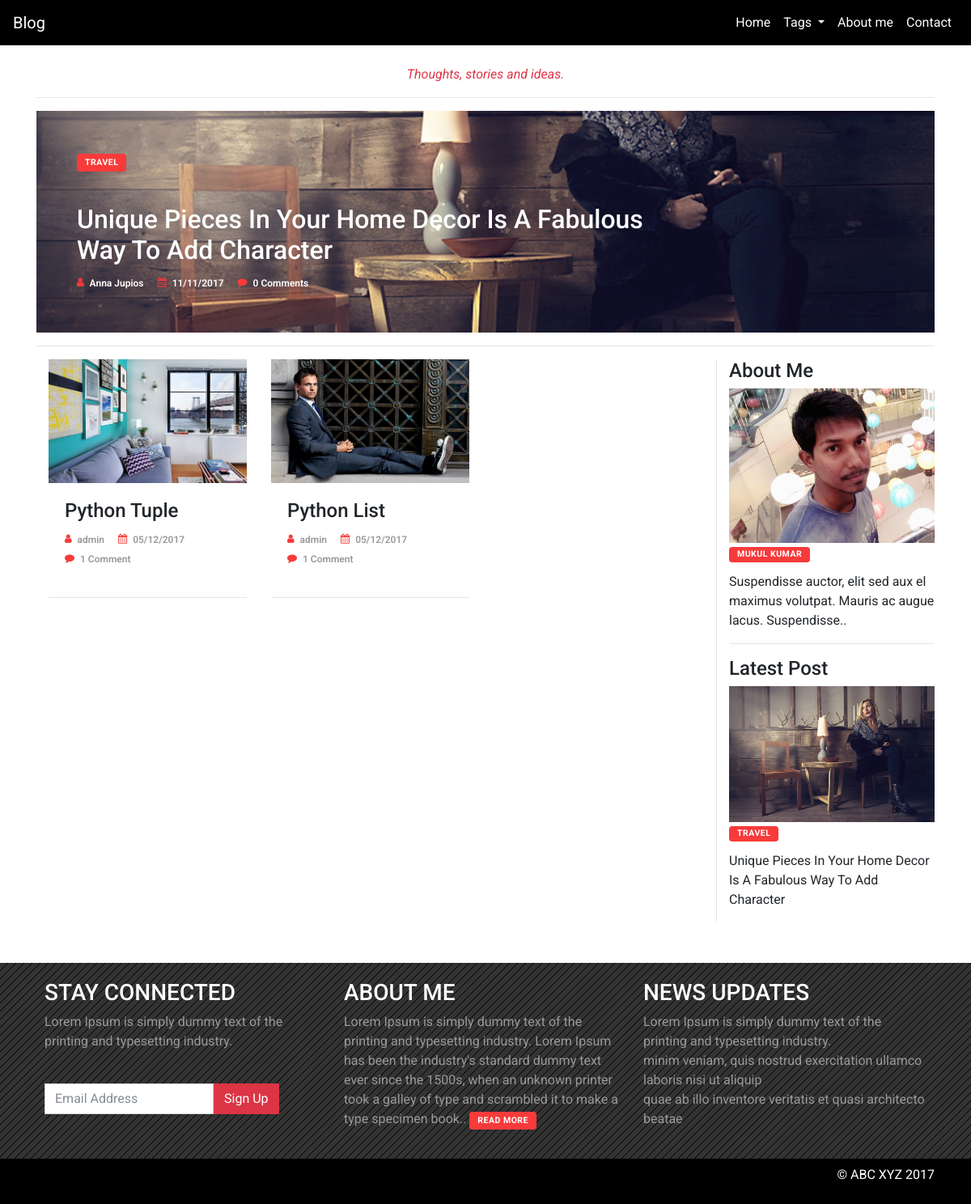
The app's page /, older data.
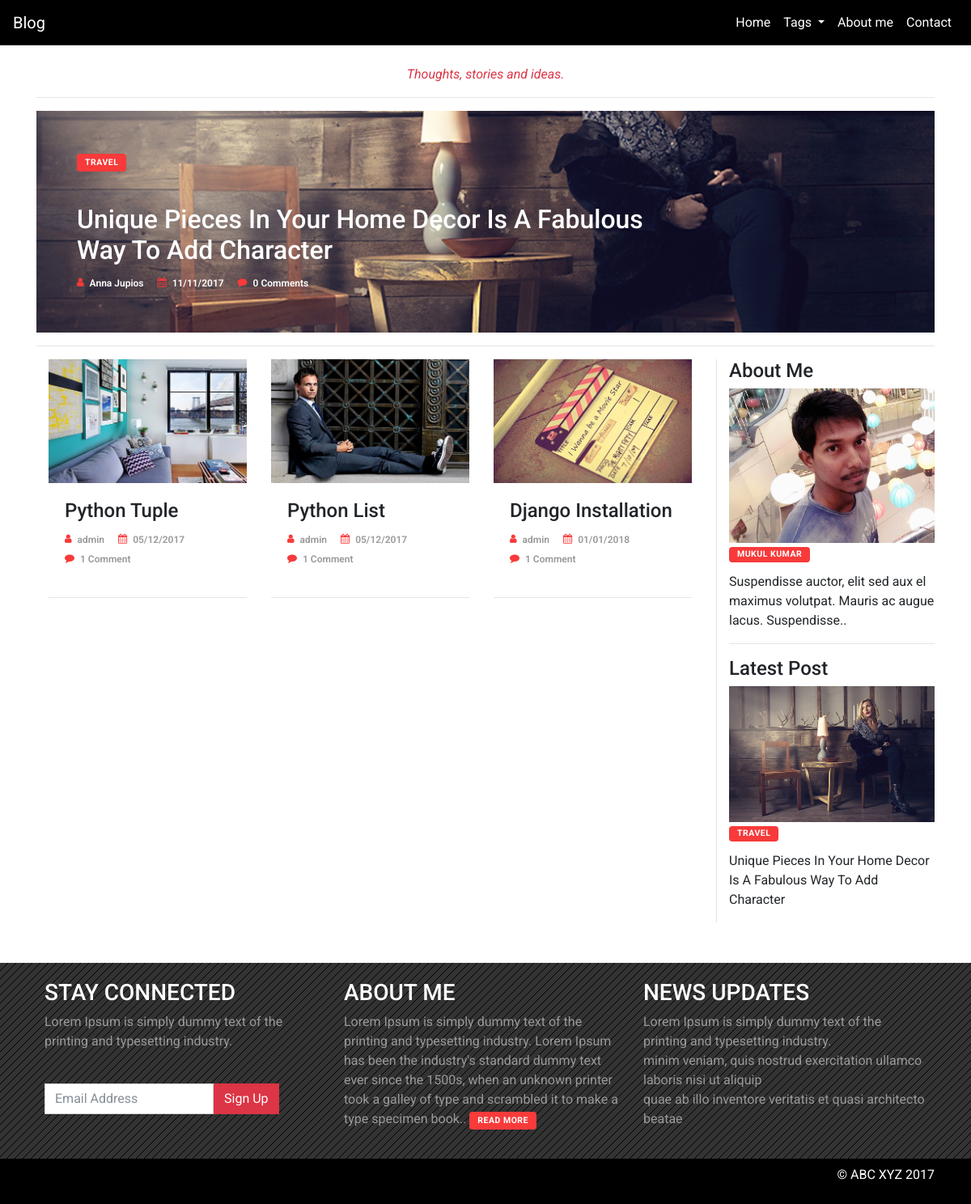
The same page, newer data.
### blogapp/models.py (models this page shows, shortened)
class Blog(models.Model):
    title = models.CharField(max_length=100, blank=False, null=False)
    post_image = models.ImageField(upload_to = 'post_img/', default = 'post_img/post.png', blank=True, null=True)
    tag = models.ForeignKey(Tags, models.DO_NOTHING)
    user = models.ForeignKey(User, models.DO_NOTHING)
    created_at = models.DateTimeField(auto_now_add=True)
    updated_at = models.DateTimeField(auto_now=True)
    description = models.TextField(blank=False, null=False)
    short_description = models.TextField(blank=False, null=False)
    class Meta:
        verbose_name = 'Blog'
        verbose_name_plural = 'Blogs'

### blogapp/views.py (the view)
# urls.py: url(r'^$', views.Home.as_view(template_name='index.html'), name='blog'),
class Home(TemplateView):
    def get(self, request, **kwargs):
        tagdetails = Tags.objects.all()
        blogdetails = Blog.objects.all()
        return render(request, self.template_name, {'blogdetails': blogdetails, 'tagdetails': tagdetails})

### templates/index.html (shortened to what this page needs)
{% extends "base.html" %}
{% load static %}
{% block content %}
    <div class="container">
        <div class="row">
            <div class="col-md-12 text-center">
                <br>
                <p class="text-danger"><i>Thoughts, stories and ideas.</i></p>
                <hr>
            </div>
        </div>
        <div class="row">
            <div class="col-md-12">
                <div class="banner">
                    <div class="col-md-9 banner_content">
                        <a href="#" class="category">TRAVEL</a>
                        <p>&nbsp;</p>
                        <h2>Unique Pieces In Your Home Decor Is A Fabulous Way To Add Character</h2>
                        <ul class="post_information">
							<li><i class="fa fa-user"></i><a href="#">Anna Jupios</a></li>
							<li><i class="fa fa-calendar"></i>
								<time class="post-date" datetime="2017-11-11">11/11/2017</time>
							</li>
							<li><i class="fa fa-comment"></i><a href="#">0 Comments</a></li>
                        </ul>
                    </div>
                </div>
                <hr>
            </div>
        </div>
        <div class="row">
            <div class="col-md-9">
                {% for blogdetail in blogdetails %}
                    <div class="col-md-4 card_container">
                        <div class="card">
                            <img class="card-img-top" src="{{ blogdetail.post_image.url }}" alt="Card image cap">
                            <div class="card-body">
                                <h4><a href="{% url 'post' post_id=blogdetail.id %}" class="card-title">{{ blogdetail.title }}</a></h4>
                                <ul class="post_information">
                                    <li><i class="fa fa-user"></i><a href="#">{{ blogdetail.user }}</a></li>
                                    <li><i class="fa fa-calendar"></i>
                                        <time class="post-date" datetime="2017-11-11">{{ blogdetail.created_at|date:'d/m/Y' }}</time>
                                    </li>
                                    <li><i class="fa fa-comment"></i><a href="#">1 Comment</a></li>
                                </ul>
                            </div>
                        </div>
                        <hr>
                    </div>
                {% endfor %}
            </div>
            <div class="col-md-3 sidebar">
                <div class="widget_content">
                    <div class="widget-title">
                        <h4>About Me</h4>
                    </div>
                    <div class="widget-content">
                        <img src="{% static 'images/img_profile.jpg' %}" class="img-fluid">
                        <h2><a href="#" class="category sidebar-btn">Mukul Kumar</a></h2>
                        <p>Suspendisse auctor, elit sed aux el maximus volutpat. Mauris ac augue lacus. Suspendisse..</p>
                    </div>
                </div>
                <hr>
                <div class="widget_content">
                    <div class="widget-title">
                        <h4>Latest Post</h4>
                    </div>
                    <div class="widget-content">
                        <img src="{% static 'images/banner.jpg' %}" class="img-fluid">
                        <h2><a href="#" class="category sidebar-btn">TRAVEL</a></h2>
                        <p>Unique Pieces In Your Home Decor Is A Fabulous Way To Add Character</p>
                    </div>
                </div>
            </div>
        </div>
    </div>
{% endblock %}

Row changes from the older to the newer data that the page shows:
added Blog: post_image (picture), title "Django Installation", user "admin", created_at "01/01/2018"
